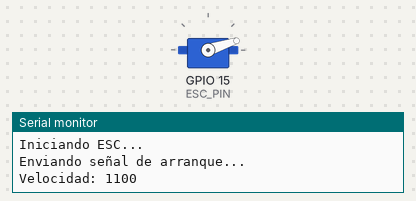
Simulated run of this sketch. Board: ESP32. Shown: servo, the last lines printed to the serial monitor.

Above: at 7.05 s.
At 9.4 s:
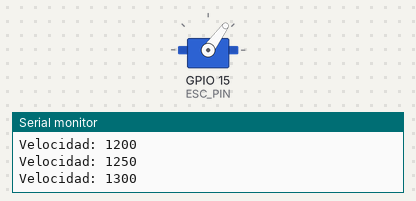
At 11.75 s:
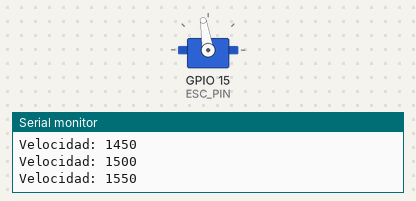
At 16.5 s:
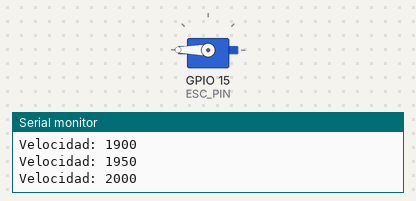
Timing chart, 0 to 20.7 s (numbered marks = the images above):
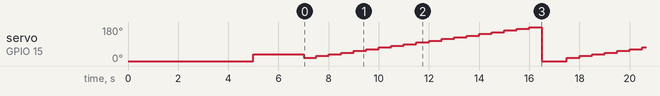

Measured:
- by itself, servo on GPIO 15 (ESC_PIN): repeats every 10.5 s: 18° 0.50 s, 27° 0.50 s, 36° 0.50 s, 45° 0.50 s, 54° 0.50 s, 63° 0.50 s, 72° 0.50 s, 81° 0.50 s, 90° 0.50 s, 99° 0.50 s, 108° 0.50 s, 117° 0.50 s, 126° 0.50 s, 135° 0.50 s, 144° 0.50 s, 153° 0.50 s, 162° 0.50 s, 171° 0.50 s, 180° 0.50 s, 0° 1.0 s

The sketch:

esc_test.ino
```cpp
#include <ESP32Servo.h>

#define ESC_PIN 15
Servo esc;

void setup() {
  Serial.begin(115200);
  esc.attach(ESC_PIN, 1000, 2000);  // Rango estándar (ajustar si es necesario)

  Serial.println("Iniciando ESC...");
  esc.writeMicroseconds(1000);  // Señal de STOP
  delay(5000);  // Espera extendida para inicialización (algunos ESCs necesitan más tiempo)

  Serial.println("Enviando señal de arranque...");
  esc.writeMicroseconds(1200);  // Señal de arranque suave (ajusta según tu ESC)
  delay(2000);
}

void loop() {
  // Prueba subiendo y bajando la velocidad
  for (int speed = 1100; speed <= 2000; speed += 50) {  // Rango seguro para prueba
    esc.writeMicroseconds(speed);
    Serial.print("Velocidad: ");
    Serial.println(speed);
    delay(500);
  }
  Serial.print("stop");
  esc.writeMicroseconds(1000);  // Vuelve a STOP
  delay(1000);
}
```
